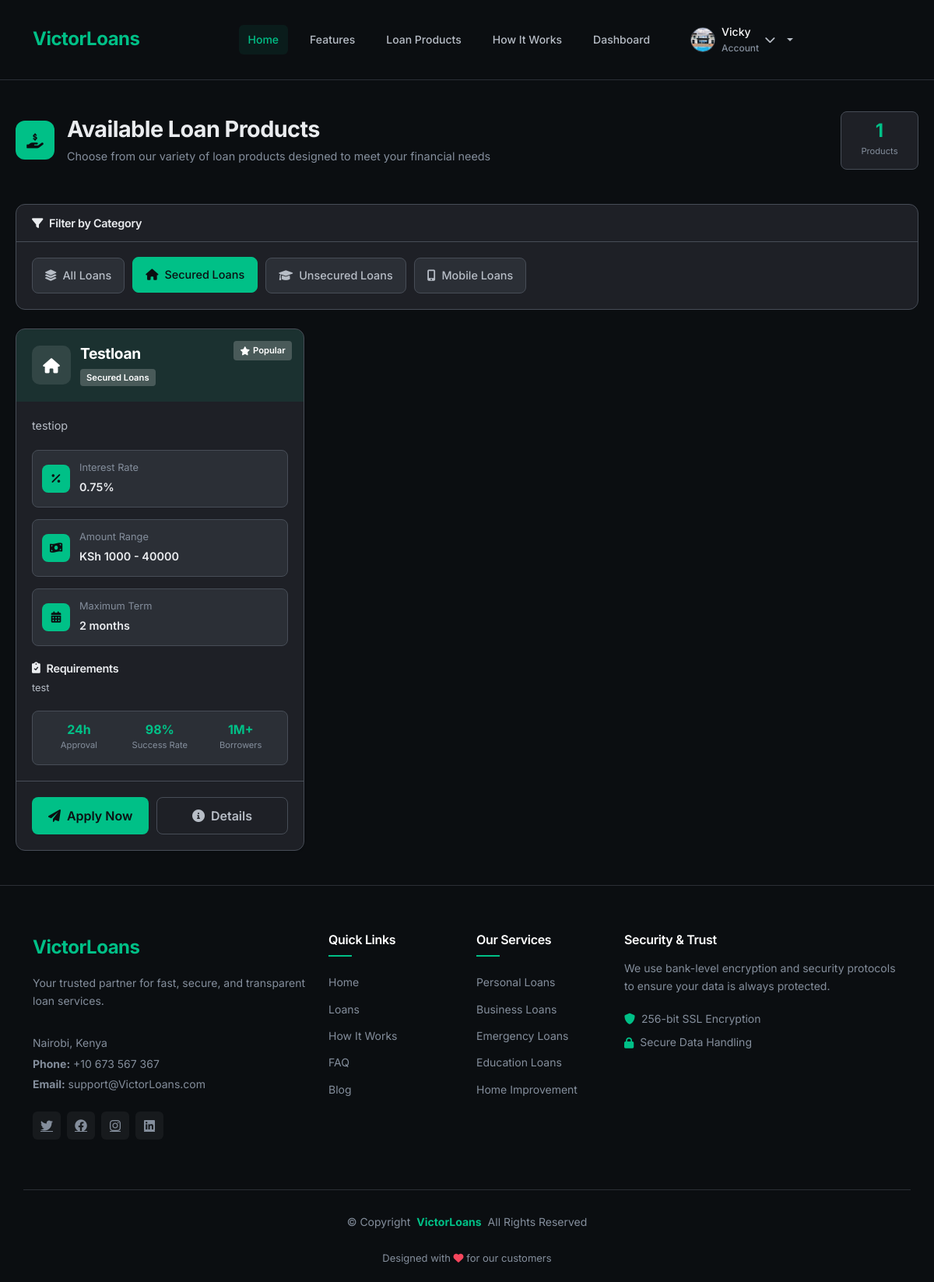
The page /loans/?category=secured (signed in) on the database its author committed.
### dashboard/models.py (models this page shows, shortened)
class BorrowerProfile(models.Model):
    user = models.OneToOneField(User, on_delete=models.CASCADE)
    id_number = models.CharField(max_length=20, unique=True)
    phone_number = models.CharField(max_length=15)
    date_of_birth = models.DateField()
    profile_picture = models.ImageField(
        upload_to='profile_pictures/%Y/%m/%d/',
        null=True,
        blank=True,
        default='profile_pictures/default.png'
    )
    employment_status = models.CharField(max_length=20, choices=[
        ('employed', 'Employed'),
        ('self_employed', 'Self-Employed'),
        ('unemployed', 'Unemployed'),
        ('student', 'Student'),
    ])
    monthly_income = models.DecimalField(max_digits=10, decimal_places=2, null=True, blank=True)
    employer_name = models.CharField(max_length=100, null=True, blank=True)
    credit_score = models.IntegerField(default=0)
    created_at = models.DateTimeField(auto_now_add=True)
    updated_at = models.DateTimeField(auto_now=True)
    @property
    def has_profile_picture(self):
        return bool(self.profile_picture) and self.profile_picture.name != 'profile_pictures/default.png'

class LoanType(models.Model):
    LOAN_CATEGORIES = [
        ('secured', 'Secured Loans'),
        ('unsecured', 'Unsecured Loans'),
        ('mobile', 'Mobile Loans'),
    ]
    name = models.CharField(max_length=100)
    category = models.CharField(max_length=20, choices=LOAN_CATEGORIES)
    interest_rate = models.DecimalField(max_digits=5, decimal_places=2)
    max_amount = models.DecimalField(max_digits=12, decimal_places=2)
    min_amount = models.DecimalField(max_digits=12, decimal_places=2, default=1000)
    max_term = models.PositiveIntegerField(help_text="Maximum term in months")
    min_term = models.PositiveIntegerField(default=1)
    description = models.TextField()
    requirements = models.TextField(help_text="Loan requirements")
    is_active = models.BooleanField(default=True)

### dashboard/views.py (the view)
# urls.py: path('loans/', views.loan_list, name='loan_list'),
@login_required
def loan_list(request):
    loan_types = LoanType.objects.filter(is_active=True)
    category = request.GET.get('category')
    if category:
        loan_types = loan_types.filter(category=category)
    context = {
        'loan_types': loan_types,
        'categories': LoanType.LOAN_CATEGORIES,
    }
    return render(request, 'dashboard/loan_list.html', context)

### templates/dashboard/loan_list.html (shortened to what this page needs)
{% extends 'base.html' %}
{% block content %}
<div class="container-fluid loans-container">
    <div class="loans-header mb-4">
        <div class="row align-items-center">
            <div class="col-md-8">
                <div class="d-flex align-items-center">
                    <div class="header-icon me-3">
                        <i class="fas fa-hand-holding-usd"></i>
                    </div>
                    <div>
                        <h1 class="page-title">Available Loan Products</h1>
                        <p class="page-subtitle">Choose from our variety of loan products designed to meet your financial needs</p>
                    </div>
                </div>
            </div>
            <div class="col-md-4 text-end">
                <div class="header-stats">
                    <div class="stat-badge">
                        <span class="stat-number">{{ loan_types|length }}</span>
                        <span class="stat-label">Products</span>
                    </div>
                </div>
            </div>
        </div>
    </div>
    <div class="filters-section mb-4">
        <div class="filters-header">
            <h6 class="filters-title">
                <i class="fas fa-filter me-2"></i>
                Filter by Category
            </h6>
        </div>
        <div class="filters-container">
            <div class="filter-buttons">
                <a href="{% url 'loan_list' %}" class="filter-btn {% if not request.GET.category %}active{% endif %}">
                    <i class="fas fa-layer-group me-2"></i>
                    All Loans
                </a>
                {% for category_code, category_name in categories %}
                <a href="?category={{ category_code }}" class="filter-btn {% if request.GET.category == category_code %}active{% endif %}">
                    <i class="fas
                        {% if category_code == 'secured' %}fa-home
                        {% elif category_code == 'unsecured' %}fa-graduation-cap
                        {% else %}fa-mobile-alt{% endif %} me-2">
                    </i>
                    {{ category_name }}
                </a>
                {% endfor %}
            </div>
        </div>
    </div>
    <div class="loans-grid">
        {% if loan_types %}
            <div class="row">
                {% for loan_type in loan_types %}
                <div class="col-xl-4 col-lg-6 mb-4">
                    <div class="loan-card">
                        <div class="loan-header
                            {% if loan_type.category == 'secured' %}category-secured
                            {% elif loan_type.category == 'unsecured' %}category-unsecured
                            {% else %}category-mobile{% endif %}">
                            <div class="loan-category">
                                <div class="category-icon">
                                    <i class="fas
                                        {% if loan_type.category == 'secured' %}fa-home
                                        {% elif loan_type.category == 'unsecured' %}fa-graduation-cap
                                        {% else %}fa-mobile-alt{% endif %}">
                                    </i>
                                </div>
                                <div class="category-info">
                                    <h4 class="loan-name">{{ loan_type.name }}</h4>
                                    <span class="category-badge">{{ loan_type.get_category_display }}</span>
                                </div>
                            </div>
                            <div class="loan-popularity">
                                <div class="popularity-badge">
                                    <i class="fas fa-star"></i>
                                    Popular
                                </div>
                            </div>
                        </div>
                        <div class="loan-body">
                            <div class="loan-description">
                                <p>{{ loan_type.description }}</p>
                            </div>
                            <div class="loan-features">
                                <div class="feature-item">
                                    <div class="feature-icon">
                                        <i class="fas fa-percentage"></i>
                                    </div>
                                    <div class="feature-content">
                                        <label>Interest Rate</label>
                                        <span class="feature-value">{{ loan_type.interest_rate }}%</span>
                                    </div>
                                </div>
                                <div class="feature-item">
                                    <div class="feature-icon">
                                        <i class="fas fa-money-bill-wave"></i>
                                    </div>
                                    <div class="feature-content">
                                        <label>Amount Range</label>
                                        <span class="feature-value">
                                            KSh {{ loan_type.min_amount|floatformat:0 }} - {{ loan_type.max_amount|floatformat:0 }}
                                        </span>
                                    </div>
                                </div>
                                <div class="feature-item">
                                    <div class="feature-icon">
                                        <i class="fas fa-calendar-alt"></i>
                                    </div>
                                    <div class="feature-content">
                                        <label>Maximum Term</label>
                                        <span class="feature-value">{{ loan_type.max_term }} months</span>
                                    </div>
                                </div>
                            </div>
                            <div class="loan-requirements">
                                <h6 class="requirements-title">
                                    <i class="fas fa-clipboard-check me-2"></i>
                                    Requirements
                                </h6>
                                <p class="requirements-text">{{ loan_type.requirements }}</p>
                            </div>
                            <div class="loan-stats">
                                <div class="stat-item">
                                    <div class="stat-value">24h</div>
                                    <div class="stat-label">Approval</div>
                                </div>
                                <div class="stat-item">
                                    <div class="stat-value">98%</div>
                                    <div class="stat-label">Success Rate</div>
                                </div>
                                <div class="stat-item">
                                    <div class="stat-value">1M+</div>
                                    <div class="stat-label">Borrowers</div>
                                </div>
                            </div>
                        </div>
                        <div class="loan-footer">
                            <div class="loan-actions">
                                <a href="{% url 'loan_apply' loan_type.id %}" class="btn btn-primary apply-btn">
                                    <i class="fas fa-paper-plane me-2"></i>
                                    Apply Now
                                </a>
                                <button class="btn btn-outline details-btn" data-bs-toggle="modal" data-bs-target="#loanModal{{ loan_type.id }}">
                                    <i class="fas fa-info-circle me-2"></i>
                                    Details
                                </button>
                            </div>
                        </div>
                    </div>
                </div>
                {% endfor %}
            </div>
        {% endif %}
    </div>
</div>
{% endblock %}

### templates/base.html (shortened to what this page needs)
{% load static %}
<!DOCTYPE html>
<html lang="en">
<head>
    <link href="https://cdn.jsdelivr.net/npm/bootstrap@5.3.0/dist/css/bootstrap.min.css" rel="stylesheet">
    <link rel="stylesheet" href="https://cdnjs.cloudflare.com/ajax/libs/font-awesome/6.0.0/css/all.min.css">
</head>
<body class="index-page">
    <header id="header" class="header d-flex align-items-center sticky-top">
        <div class="container-fluid container-xl d-flex align-items-center justify-content-between">
            <a href="{% url 'home' %}" class="logo d-flex align-items-center">
                <h1 class="sitename">VictorLoans</h1>
            </a>
            <nav id="navmenu" class="navmenu">
                <ul>
                    <li><a href="{% url 'home' %}" class="active">Home</a></li>
                    <li><a href="{% url 'home' %}#features">Features</a></li>
                    <li><a href="{% url 'home' %}#loans">Loan Products</a></li>
                    <li><a href="{% url 'home' %}#how-it-works">How It Works</a></li>
                    <li><a href="{% url 'dashboard' %}">Dashboard</a></li>
                    {% if user.is_authenticated %}
                    <li class="dropdown">
    <a href="#" class="dropdown-toggle">
        <div class="user-info">
            {% if user.borrowerprofile.profile_picture and user.borrowerprofile.has_profile_picture %}
                <img src="{{ user.borrowerprofile.profile_picture.url }}"
                     alt="Profile Picture"
                     class="profile-picture-nav">
            {% else %}
                <div class="profile-picture-placeholder">
                    <i class="fas fa-user"></i>
                </div>
            {% endif %}
            <div class="user-details d-none d-md-flex">
                <span class="user-name">{{ user.first_name|default:user.username }}</span>
                <span class="user-role">Account</span>
            </div>
            <i class="fas fa-chevron-down dropdown-arrow"></i>
        </div>
    </a>
</li>
                    {% else %}
                    <li><a href="{% url 'account_login' %}">Login</a></li>
                    {% endif %}
                </ul>
            </nav>
        </div>
    </header>
    <main class="main">
        {% block content %}{% endblock %}
    </main>
    <footer id="footer" class="footer">
        <div class="container footer-top">
            <div class="row gy-4">
                <div class="col-lg-4 col-md-6 footer-about">
                    <a href="{% url 'home' %}" class="logo d-flex align-items-center mb-3">
                        <span class="sitename" style="color: var(--primary);">VictorLoans</span>
                    </a>
                    <p class="mb-3" style="color: var(--gray-400);">Your trusted partner for fast, secure, and transparent loan services.</p>
                    <div class="footer-contact pt-3">
                        <p class="mb-1">Nairobi, Kenya</p>
                        <p class="mb-1"><strong>Phone:</strong> <span>+10 673 567 367</span></p>
                        <p class="mb-3"><strong>Email:</strong> <span>support@VictorLoans.com</span></p>
                    </div>
                    <div class="social-links d-flex mt-4">
                        <a href="#"><i class="fab fa-twitter"></i></a>
                        <a href="#"><i class="fab fa-facebook"></i></a>
                        <a href="#"><i class="fab fa-instagram"></i></a>
                        <a href="#"><i class="fab fa-linkedin"></i></a>
                    </div>
                </div>
                <div class="col-lg-2 col-md-3 footer-links">
                    <h4>Quick Links</h4>
                    <ul>
                        <li><a href="{% url 'home' %}">Home</a></li>
                        <li><a href="{% url 'loan_list' %}">Loans</a></li>
                        <li><a href="{% url 'home' %}#how-it-works">How It Works</a></li>
                        <li><a href="#">FAQ</a></li>
                        <li><a href="#">Blog</a></li>
                    </ul>
                </div>
                <div class="col-lg-2 col-md-3 footer-links">
                    <h4>Our Services</h4>
                    <ul>
                        <li><a href="#">Personal Loans</a></li>
                        <li><a href="#">Business Loans</a></li>
                        <li><a href="#">Emergency Loans</a></li>
                        <li><a href="#">Education Loans</a></li>
                        <li><a href="#">Home Improvement</a></li>
                    </ul>
                </div>
                <div class="col-lg-4 col-md-12 footer-newsletter">
                    <h4>Security & Trust</h4>
                    <p>We use bank-level encryption and security protocols to ensure your data is always protected.</p>
                    <div class="d-flex align-items-center mt-3">
                        <i class="fas fa-shield-alt me-2" style="color: var(--success);"></i>
                        <span>256-bit SSL Encryption</span>
                    </div>
                    <div class="d-flex align-items-center mt-2">
                        <i class="fas fa-lock me-2" style="color: var(--success);"></i>
                        <span>Secure Data Handling</span>
                    </div>
                </div>
            </div>
        </div>
        <div class="container copyright text-center mt-4">
            <p>© <span>Copyright</span> <strong class="px-1" style="color: var(--primary);">VictorLoans</strong> <span>All Rights Reserved</span></p>
            <div class="credits">
                Designed with <i class="fas fa-heart" style="color: var(--danger);"></i> for our customers
            </div>
        </div>
    </footer>
</body>
</html>

### rows shown on the page
LoanType: name "Testloan", category "Secured Loans", description "testiop", interest_rate "0.75", min_amount "1000", max_amount "40000", max_term "2", requirements "test"

### other values the page prints
{{ user.first_name|default:user.username }} "Vicky"
{{ loan_types|length }} "1"
{{ category_name }} "Secured Loans" "Unsecured Loans" "Mobile Loans"
